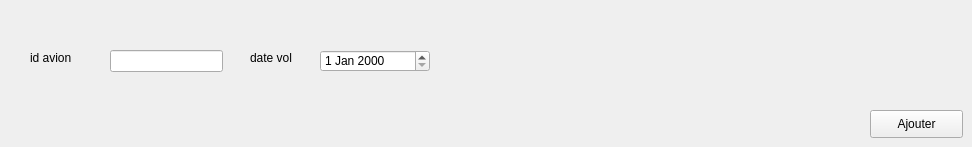
      <widget class="QWidget" name="tab_14">
       <attribute name="title">
        <string>ajout vol</string>
       </attribute>
       <widget class="QLineEdit" name="lineEdit_21">
        <property name="geometry">
         <rect>
          <x>110</x>
          <y>50</y>
          <width>113</width>
          <height>22</height>
         </rect>
        </property>
       </widget>
       <widget class="QDateEdit" name="dateEdit">
        <property name="geometry">
         <rect>
          <x>320</x>
          <y>50</y>
          <width>110</width>
          <height>22</height>
         </rect>
        </property>
       </widget>
       <widget class="QLabel" name="label_30">
        <property name="geometry">
         <rect>
          <x>30</x>
          <y>50</y>
          <width>56</width>
          <height>16</height>
         </rect>
        </property>
        <property name="text">
         <string>id avion</string>
        </property>
       </widget>
       <widget class="QLabel" name="label_31">
        <property name="geometry">
         <rect>
          <x>250</x>
          <y>50</y>
          <width>56</width>
          <height>16</height>
         </rect>
        </property>
        <property name="text">
         <string>date vol</string>
        </property>
       </widget>
       <widget class="QPushButton" name="pushButton_20">
        <property name="geometry">
         <rect>
          <x>870</x>
          <y>110</y>
          <width>93</width>
          <height>28</height>
         </rect>
        </property>
        <property name="text">
         <string>Ajouter</string>
        </property>
       </widget>
      </widget>
